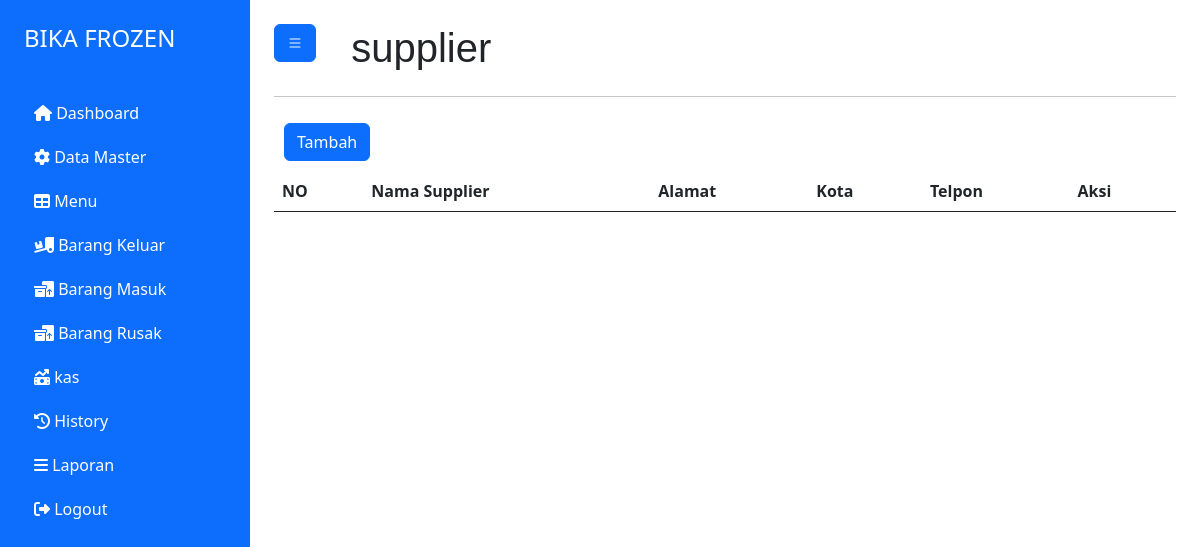
/index.php?page=supplier (signed in), run on an earlier commit of the app's database.
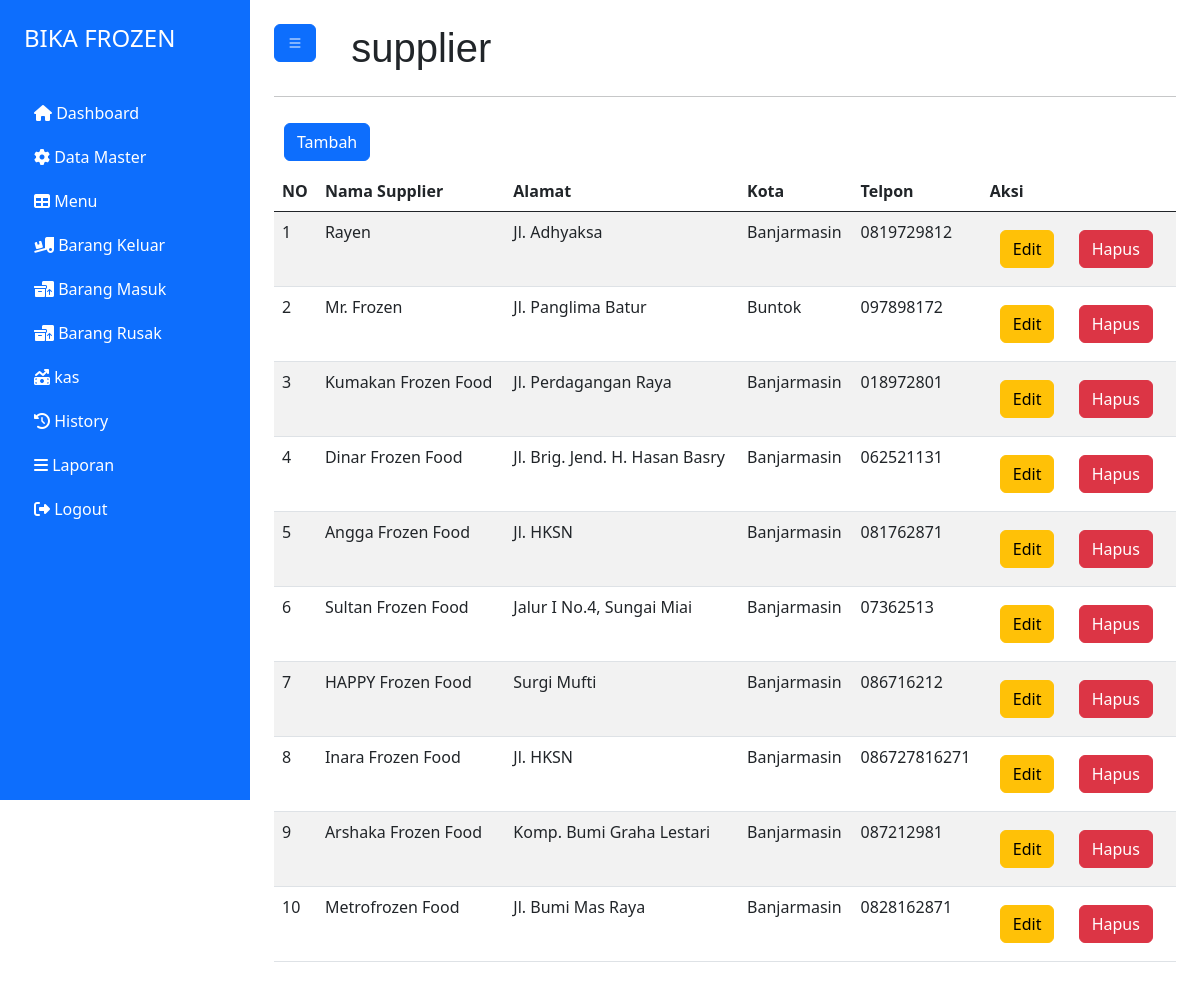
And on a later commit of the database.
### tables this page shows
CREATE TABLE `supplier` (
  `id_supplier` int(11) NOT NULL,
  `nm_supplier` varchar(50) NOT NULL,
  `alamat` varchar(50) NOT NULL,
  `kota` varchar(50) NOT NULL,
  `telp` varchar(20) NOT NULL
);

### halaman/supplier/list.php (the view)
<?php
    include "././koneksi.php";
    $query = mysqli_query($koneksi,"SELECT * FROM supplier ");
?>
<div>
    <a href="index.php?page=tambah_supplier" class="btn btn-primary">Tambah</a>
</div>
<div>
<table id="example" class="table table-striped" style="width:100%">
        <thead>
            <tr>
                <th>NO</th>
                <th>Nama Supplier</th>
                <th>Alamat</th>
                <th>Kota</th>
                <th>Telpon</th>
                <th>Aksi</th>
            </tr>
        </thead>
        <tbody>
            <?php
                $no = 1;
                while($row = mysqli_fetch_array($query)){
                    ?>
                        <tr>
                            <td><?= $no++ ?></td>
                            <td><?= $row['nm_supplier'] ?></td>
                            <td><?= $row['alamat'] ?></td>
                            <td><?= $row['kota'] ?></td>
                            <td><?= $row['telp'] ?></td>
                            <td>
                                <a href="index.php?page=edit_supplier&id=<?= $row['id_supplier']?>" class="btn btn-warning">Edit</a>
                                <a href="index.php?page=hapus_supplier&id=<?= $row['id_supplier']?>" class="btn btn-danger" onclick="return confirm('Apakah anda yakin ingin menghapus ini ?')">Hapus</a>
                            </td>
                        </tr>
                    <?php
                }
            ?>
        </tbody>
    </table>
</div>

What changed in the data, as far as the page shows it:
added supplier: nm_supplier "Rayen", alamat "Jl. Adhyaksa", kota "Banjarmasin", telp "0819729812"
added supplier: nm_supplier "Mr. Frozen", alamat "Jl. Panglima Batur", kota "Buntok", telp "097898172"
added supplier: nm_supplier "Kumakan Frozen Food", alamat "Jl. Perdagangan Raya", kota "Banjarmasin", telp "018972801"
added supplier: nm_supplier "Dinar Frozen Food", alamat "Jl. Brig. Jend. H. Hasan Basry", kota "Banjarmasin", telp "062521131"
added supplier: nm_supplier "Angga Frozen Food", alamat "Jl. HKSN", kota "Banjarmasin", telp "081762871"
added supplier: nm_supplier "Sultan Frozen Food", alamat "Jalur I No.4, Sungai Miai", kota "Banjarmasin", telp "07362513"
added supplier: nm_supplier "HAPPY Frozen Food", alamat "Surgi Mufti", kota "Banjarmasin", telp "086716212"
added supplier: nm_supplier "Inara Frozen Food", alamat "Jl. HKSN", kota "Banjarmasin", telp "086727816271"
added supplier: nm_supplier "Arshaka Frozen Food", alamat "Komp. Bumi Graha Lestari", kota "Banjarmasin", telp "087212981"
added supplier: nm_supplier "Metrofrozen Food", alamat "Jl. Bumi Mas Raya", kota "Banjarmasin", telp "0828162871"
